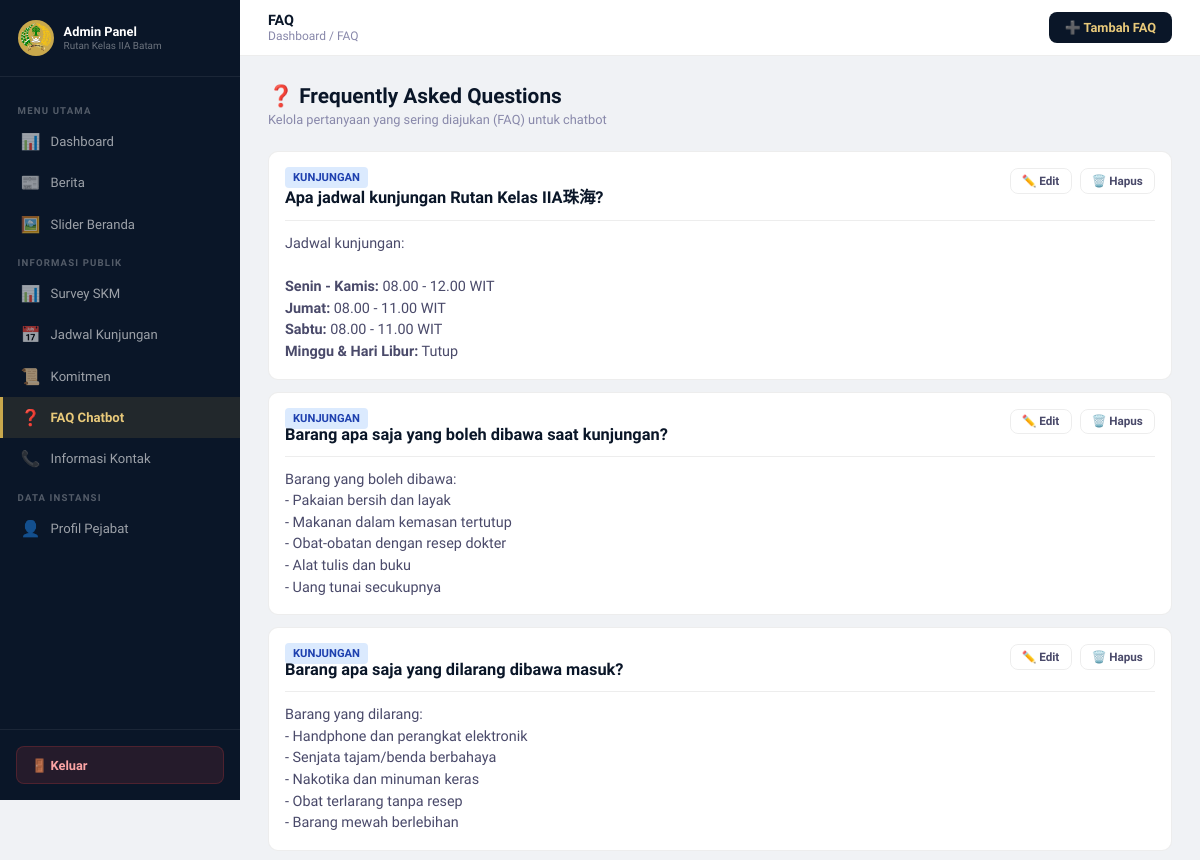
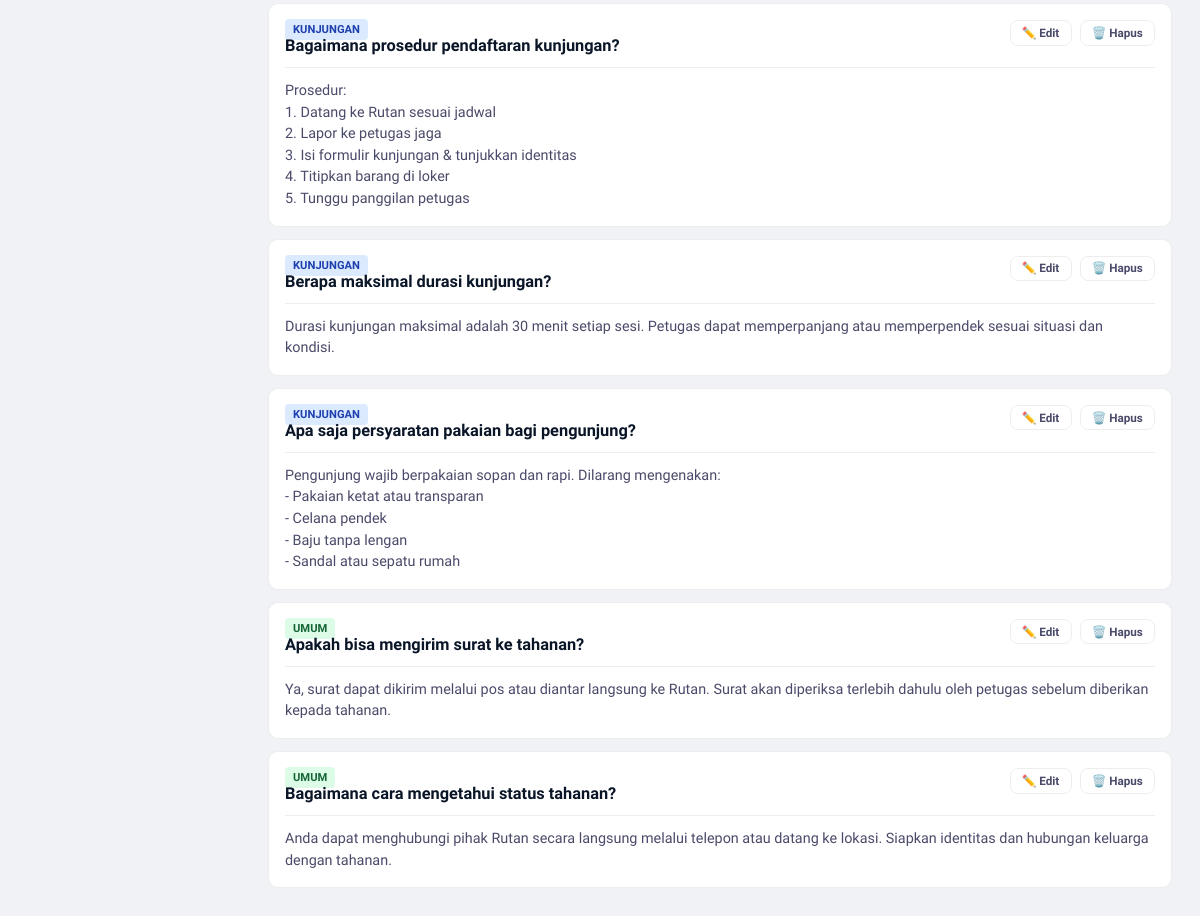
The page /admin/faq.php (signed in) on the database its author committed (2 pictures, top to bottom).
### tables this page shows
CREATE TABLE `faq` (
  `id`          INT AUTO_INCREMENT PRIMARY KEY,
  `pertanyaan`  VARCHAR(255) NOT NULL,
  `jawaban`     TEXT NOT NULL,
  `kategori`    ENUM('kunjungan','umum','layanan') DEFAULT 'umum',
  `urutan`      INT DEFAULT 0,
  `aktif`       TINYINT(1) DEFAULT 1,
  `created_at`  TIMESTAMP DEFAULT CURRENT_TIMESTAMP,
  `updated_at`  TIMESTAMP DEFAULT CURRENT_TIMESTAMP ON UPDATE CURRENT_TIMESTAMP
);

### admin/faq.php (the view, shortened to what this page needs)
<?php
$db = getDB();
$faqs = $db->query("SELECT * FROM faq ORDER BY urutan ASC")->fetchAll();
?>
<!DOCTYPE html>
<html lang="id">
<head>
  <link rel="stylesheet" href="css/admin.css"/>
</head>
<body>
<div class="admin-layout">
<?php include __DIR__ . '/includes/sidebar.php'; ?>
<div class="admin-main">
  <header class="admin-topbar">
    <div class="topbar-left">
      <div>
        <div class="topbar-page-title">FAQ</div>
        <div class="topbar-breadcrumb">Dashboard / FAQ</div>
      </div>
    </div>
    <div class="topbar-right">
      <button class="btn btn-primary" onclick="bukaModal()">➕ Tambah FAQ</button>
    </div>
  </header>
  <div class="admin-content">
    <div class="admin-page-header">
      <div>
        <div class="admin-page-title">❓ Frequently Asked Questions</div>
        <div class="admin-page-desc">Kelola pertanyaan yang sering diajukan (FAQ) untuk chatbot</div>
      </div>
    </div>
    <div id="faqList">
      <?php foreach ($faqs as $faq): ?>
        <div class="faq-item" data-id="<?= $faq['id'] ?>">
          <div class="faq-header">
            <div>
              <span class="faq-kategori <?= $faq['kategori'] ?>"><?= strtoupper($faq['kategori']) ?></span>
              <h3 class="faq-pertanyaan"><?= htmlspecialchars($faq['pertanyaan']) ?></h3>
            </div>
            <div class="faq-actions">
              <button class="btn btn-outline btn-sm" onclick="editFaq(<?= $faq['id'] ?>, '<?= htmlspecialchars($faq['pertanyaan'], ENT_QUOTES) ?>', '<?= htmlspecialchars($faq['jawaban'], ENT_QUOTES) ?>', '<?= $faq['kategori'] ?>', <?= $faq['aktif'] ?>)">✏️ Edit</button>
              <button class="btn btn-outline btn-sm" onclick="hapusFaq(<?= $faq['id'] ?>)">🗑️ Hapus</button>
            </div>
          </div>
          <div class="faq-jawaban"><?= $faq['jawaban'] ?></div>
        </div>
      <?php endforeach; ?>
    </div>
  </div>
</div>
</body>
</html>

### admin/css/admin.css (style rules this page uses)
*, *::before, *::after { box-sizing: border-box; margin: 0; padding: 0; }
:root { --navy: #0a1628; --navy-mid: #112240; --navy-light: #1a3a5c; --navy-hover: #162d4a; --gold: #c9a84c; --gold-light: #e8c97a; --gold-pale: #f5e9c8; --cream: #faf8f3; --white: #ffffff; --text-dark: #1a1a2e; --text-mid: #4a4a6a; --text-light: #8888aa; --border: rgba(201,168,76,0.2); --border-soft: rgba(0,0,0,0.07); --sidebar-w: 240px; --green: #22c55e; --red: #ef4444; --yellow: #f59e0b; --blue: #3b82f6; }
body { font-family: 'Source Sans 3', 'Segoe UI', sans-serif; font-size: 14px; color: var(--text-dark); background: #f0f2f5; min-height: 100vh; }
button { cursor: pointer; font-family: inherit; }
.admin-layout { display: flex; min-height: 100vh; }
.admin-main { margin-left: var(--sidebar-w); flex: 1; display: flex; flex-direction: column; min-height: 100vh; }
.admin-topbar { background: var(--white); border-bottom: 1px solid var(--border-soft); padding: 0 1.75rem; height: 56px; display: flex; align-items: center; justify-content: space-between; position: sticky; top: 0; z-index: 50; }
.topbar-left { display: flex; align-items: center; gap: 0.75rem; }
.topbar-page-title { font-size: 0.9rem; font-weight: 700; color: var(--navy); }
.topbar-breadcrumb { font-size: 0.75rem; color: var(--text-light); }
.topbar-right { display: flex; align-items: center; gap: 1rem; }
.admin-content { padding: 1.75rem; flex: 1; }
.admin-page-header { margin-bottom: 1.5rem; display: flex; align-items: flex-start; justify-content: space-between; gap: 1rem; flex-wrap: wrap; }
.admin-page-title { font-size: 1.3rem; font-weight: 900; color: var(--navy); line-height: 1.2; }
.admin-page-desc { font-size: 0.8rem; color: var(--text-light); margin-top: 3px; }
.btn { display: inline-flex; align-items: center; gap: 6px; padding: 0.5rem 1rem; border-radius: 8px; font-size: 0.8rem; font-weight: 700; border: none; transition: all 0.2s; cursor: pointer; white-space: nowrap; }
.btn-primary { background: var(--navy); color: var(--gold-light); }
.btn-outline { background: none; border: 1.5px solid var(--border-soft); color: var(--text-mid); }
.btn-sm { padding: 0.3rem 0.7rem; font-size: 0.73rem; }

### admin/faq.php (style rules this page uses)
.faq-item { background: var(--white); border: 1px solid var(--border-soft); border-radius: 10px; padding: 1rem; margin-bottom: 0.75rem; }
.faq-header { display: flex; justify-content: space-between; align-items: flex-start; gap: 1rem; }
.faq-pertanyaan { font-weight: 600; color: var(--navy); margin: 0; flex: 1; }
.faq-kategori { font-size: 0.7rem; padding: 0.25rem 0.5rem; border-radius: 4px; background: var(--gold-light); color: var(--navy); font-weight: 600; }
.faq-kategori.kunjungan { background: #dbeafe; color: #1e40af; }
.faq-kategori.umum { background: #dcfce7; color: #166534; }
.faq-jawaban { margin-top: 0.75rem; padding-top: 0.75rem; border-top: 1px solid var(--border-soft); color: var(--text-mid); font-size: 0.9rem; line-height: 1.5; }
.faq-actions { display: flex; gap: 0.5rem; }

### rows shown on the page
faq: kategori "KUNJUNGAN", pertanyaan "Apa jadwal kunjungan Rutan Kelas IIA珠海?", jawaban "Jadwal kunjungan: Senin - Kamis: 08.00 - 12.00 WIT Jumat: 08.00 - 11.00 WIT Sabtu: 08.00 - 11.00 WIT Minggu & Hari Libur: Tutup"
faq: kategori "KUNJUNGAN", pertanyaan "Barang apa saja yang boleh dibawa saat kunjungan?", jawaban "Barang yang boleh dibawa: - Pakaian bersih dan layak - Makanan dalam kemasan tertutup - Obat-obatan dengan resep dokter - Alat tulis dan buku - Uang tunai secukupnya"
faq: kategori "KUNJUNGAN", pertanyaan "Barang apa saja yang dilarang dibawa masuk?", jawaban "Barang yang dilarang: - Handphone dan perangkat elektronik - Senjata tajam/benda berbahaya - Nakotika dan minuman keras - Obat terlarang tanpa resep - Barang mewah berlebihan"
faq: kategori "KUNJUNGAN", pertanyaan "Bagaimana prosedur pendaftaran kunjungan?", jawaban "Prosedur: 1. Datang ke Rutan sesuai jadwal 2. Lapor ke petugas jaga 3. Isi formulir kunjungan & tunjukkan identitas 4. Titipkan barang di loker 5. Tunggu panggilan petugas"
faq: kategori "KUNJUNGAN", pertanyaan "Berapa maksimal durasi kunjungan?", jawaban "Durasi kunjungan maksimal adalah 30 menit setiap sesi. Petugas dapat memperpanjang atau memperpendek sesuai situasi dan kondisi."
faq: kategori "KUNJUNGAN", pertanyaan "Apa saja persyaratan pakaian bagi pengunjung?", jawaban "Pengunjung wajib berpakaian sopan dan rapi. Dilarang mengenakan: - Pakaian ketat atau transparan - Celana pendek - Baju tanpa lengan - Sandal atau sepatu rumah"
faq: kategori "UMUM", pertanyaan "Apakah bisa mengirim surat ke tahanan?", jawaban "Ya, surat dapat dikirim melalui pos atau diantar langsung ke Rutan. Surat akan diperiksa terlebih dahulu oleh petugas sebelum diberikan kepada tahanan."
faq: kategori "UMUM", pertanyaan "Bagaimana cara mengetahui status tahanan?", jawaban "Anda dapat menghubungi pihak Rutan secara langsung melalui telepon atau datang ke lokasi. Siapkan identitas dan hubungan keluarga dengan tahanan."
